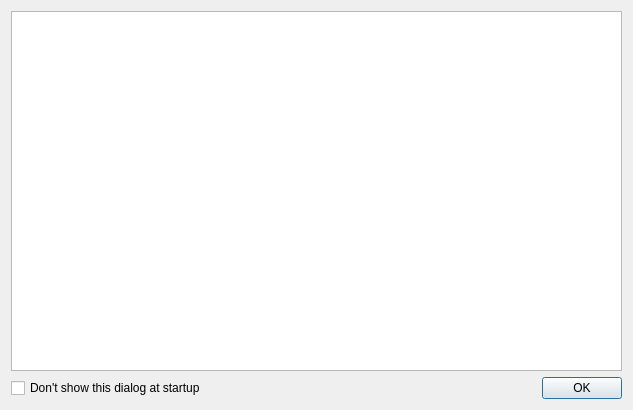
<?xml version="1.0" encoding="UTF-8"?>
<ui version="4.0">
 <class>ReadmeDialog</class>
 <widget class="QDialog" name="ReadmeDialog">
  <property name="geometry">
   <rect>
    <x>0</x>
    <y>0</y>
    <width>633</width>
    <height>410</height>
   </rect>
  </property>
  <property name="windowTitle">
   <string>Readme</string>
  </property>
  <layout class="QVBoxLayout" name="verticalLayout">
   <item>
    <widget class="QPlainTextEdit" name="Text">
     <property name="readOnly">
      <bool>true</bool>
     </property>
    </widget>
   </item>
   <item>
    <layout class="QHBoxLayout" name="horizontalLayout">
     <item>
      <widget class="QCheckBox" name="DontShowOnStartup">
       <property name="text">
        <string>Don't show this dialog at startup</string>
       </property>
      </widget>
     </item>
     <item>
      <widget class="QDialogButtonBox" name="buttonBox">
       <property name="orientation">
        <enum>Qt::Horizontal</enum>
       </property>
       <property name="standardButtons">
        <set>QDialogButtonBox::Ok</set>
       </property>
      </widget>
     </item>
    </layout>
   </item>
  </layout>
 </widget>
 <resources/>
 <connections>
  <connection>
   <sender>buttonBox</sender>
   <signal>accepted()</signal>
   <receiver>ReadmeDialog</receiver>
   <slot>accept()</slot>
   <hints>
    <hint type="sourcelabel">
     <x>248</x>
     <y>254</y>
    </hint>
    <hint type="destinationlabel">
     <x>157</x>
     <y>274</y>
    </hint>
   </hints>
  </connection>
  <connection>
   <sender>buttonBox</sender>
   <signal>rejected()</signal>
   <receiver>ReadmeDialog</receiver>
   <slot>reject()</slot>
   <hints>
    <hint type="sourcelabel">
     <x>316</x>
     <y>260</y>
    </hint>
    <hint type="destinationlabel">
     <x>286</x>
     <y>274</y>
    </hint>
   </hints>
  </connection>
 </connections>
</ui>
